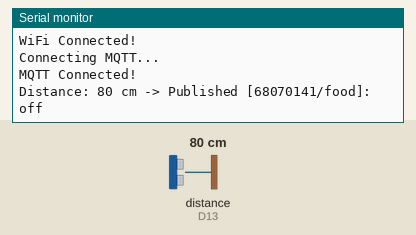
This sketch was run on a simulated Arduino Uno R4 WiFi. On the bench: the last lines printed to the serial monitor. Wiring (inferred from the names in the program): ultrasonic range finder: trigger D12; echo D13. The inputs (shaded band) are chosen by the test bench; at power-on: distance to the obstacle (sensor on D13) 80 cm. The echo pulse lasts 58.3 µs per cm; WiFi joins after 1.5 s; servers stay silent unless stated; no MQTT or app messages arrive unless stated.

Above: at 2.7 s.
2.8 s: distance to the obstacle (sensor on D13) set to 23 cm
At 5.1 s:
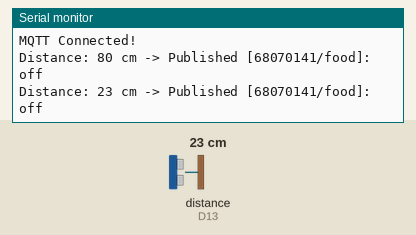
5.5 s: distance to the obstacle (sensor on D13) set to 18 cm
At 6.6 s:
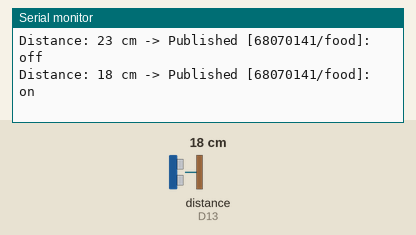

The sketch:

Exam3_Pub_Food_Ultrasonic.ino
```cpp
/*
 * [ข้อสอบ Mock Exam ข้อ 3] Publish ระยะทาง Ultrasonic (HC-SR04)
 * - Topic: 68070141/food
 * - เงื่อนไข: > 20 cm ส่ง "off", <= 20 cm ส่ง "on" (ตัวพิมพ์เล็กทั้งหมด!)
 * - การต่อสาย: VCC->5V, Trig->12 (หรือ 4), Echo->13 (หรือ 2), GND->GND
 */
#include <WiFiS3.h>
#include <MQTTClient.h>

const char WIFI_SSID[]      = "68070141";
const char WIFI_PASSWORD[]  = "nano9753";
const char MQTT_BROKER[]    = "phycom.it.kmitl.ac.th";
const int  MQTT_PORT        = 1883; // บอร์ดใช้ 1883 เสมอ!
const char MQTT_CLIENT_ID[] = "UnoR4_68070141_Ex3";
const char TOPIC_FOOD[]     = "68070141/food";

const int trigPin = 12; // ถ้าเสียบช่อง 4 ให้แก้เป็น 4
const int echoPin = 13; // ถ้าเสียบช่อง 2 ให้แก้เป็น 2

WiFiClient network;
MQTTClient mqtt(256);
unsigned long lastPublishTime = 0;

long readDistanceCm() {
  digitalWrite(trigPin, LOW);
  delayMicroseconds(2);
  digitalWrite(trigPin, HIGH);
  delayMicroseconds(10);
  digitalWrite(trigPin, LOW);

  long pulseWidth = pulseIn(echoPin, HIGH, 30000);
  if (pulseWidth == 0) return 999;
  return pulseWidth / 29 / 2;
}

void connectToWiFiAndMQTT() {
  if (WiFi.status() != WL_CONNECTED) {
    Serial.print("Connecting WiFi...");
    WiFi.begin(WIFI_SSID, WIFI_PASSWORD);
    while (WiFi.status() != WL_CONNECTED) { delay(500); Serial.print("."); }
    Serial.println("\nWiFi Connected!");
  }
  if (!mqtt.connected()) {
    Serial.print("Connecting MQTT...");
    while (!mqtt.connect(MQTT_CLIENT_ID)) { delay(500); Serial.print("."); }
    Serial.println("\nMQTT Connected!");
  }
}

void setup() {
  Serial.begin(9600);
  pinMode(trigPin, OUTPUT);
  pinMode(echoPin, INPUT);
  mqtt.begin(MQTT_BROKER, MQTT_PORT, network);
  connectToWiFiAndMQTT();
}

void loop() {
  mqtt.loop();
  if (!mqtt.connected()) connectToWiFiAndMQTT();

  if (millis() - lastPublishTime >= 2000) {
    lastPublishTime = millis();

    long dist = readDistanceCm();
    String payload = (dist > 20) ? "off" : "on";
    mqtt.publish(TOPIC_FOOD, payload);

    Serial.print("Distance: "); Serial.print(dist);
    Serial.println(" cm -> Published [68070141/food]: " + payload);
  }
}
```

Measured:
- the behaviour switches between 21 and 20 cm on distance to the obstacle (sensor on D13) (found by bisection; images 1 and 2)
- after the input at 2.8 s, the serial monitor: prints a new line after 1.2 s (image 1)
- after the input at 5.5 s, the serial monitor: prints a new line after 0.50 s (image 2)
